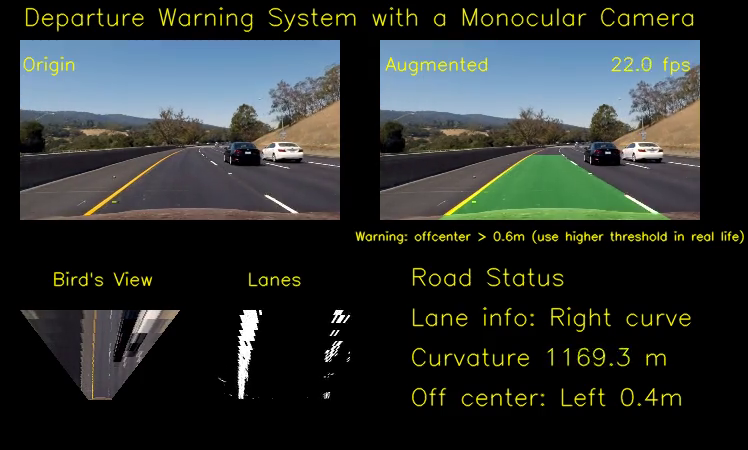
#> input picture frame 25 of AdvancedLaneFinding/examples/challenge_augmented.mp4, 748 x 450 px, given in place of project_video.mp4, which was not available
$ python AdvancedLaneFinding.py   (older library calls are emulated)
#> lines starting #> are read from the running program, lines starting #| are printed output that depends on the picture; pictures that were not available may be replaced by others from this repository, and a replacement may not be noted
### TryoutsToPutLaneDetectionOnCar/Lane.py
import numpy as np
import cv2
import matplotlib.pyplot as plt
from timeit import default_timer as timer
from Calibration import load_calibration
from copy import copy


class Lane():
    def __init__(self):
        # was the line detected in the last frame or not
        self.detected = False
        #x values for detected line pixels
        self.cur_fitx = None
        #y values for detected line pixels
        self.cur_fity = None
        # x values of the last N fits of the line
        self.prev_fitx = []
        #polynomial coefficients for the most recent fit
        self.current_poly = [np.array([False])]
        #best polynomial coefficients for the last iteration
        self.prev_poly = [np.array([False])]

    # [15 lines left out: functions average_pre_lanes, append_fitx, process, not called in this run]


left_lane = Lane()
right_lane = Lane()
frame_width = 1280
frame_height = 720

LANEWIDTH = 3.7  # highway lane width in US: 3.7 meters
input_scale = 4
output_frame_scale = 4
N = 4 # buffer previous N lines

# fullsize:1280x720
x = [194, 1117, 705, 575]
y = [719, 719, 461, 461]
X = [290, 990, 990, 290]
Y = [719, 719, 0, 0]

src = np.floor(np.float32([[x[0], y[0]], [x[1], y[1]],[x[2], y[2]], [x[3], y[3]]]) / input_scale)
dst = np.floor(np.float32([[X[0], Y[0]], [X[1], Y[1]],[X[2], Y[2]], [X[3], Y[3]]]) / input_scale)

M = cv2.getPerspectiveTransform(src, dst)
M_inv = cv2.getPerspectiveTransform(dst, src)

# Only for creating the final video visualization
X_b = [574, 706, 706, 574]
Y_b = [719, 719, 0, 0]
src_ = np.floor(np.float32([[x[0], y[0]], [x[1], y[1]],[x[2], y[2]], [x[3], y[3]]]) / (input_scale*2))
dst_ = np.floor(np.float32([[X_b[0], Y_b[0]], [X_b[1], Y_b[1]],[X_b[2], Y_b[2]], [X_b[3], Y_b[3]]]) / (input_scale*2))
M_b = cv2.getPerspectiveTransform(src_, dst_)
# Only for creating the final video visualization

# Threshold for color and gradient thresholding
s_thresh, sx_thresh, dir_thresh, m_thresh, r_thresh = (120, 255), (20, 100), (0.7, 1.3), (30, 100), (200, 255)

# load the calibration
calib_file = 'camera_cal/calibration_pickle.p'
mtx, dist = load_calibration(calib_file)
#> (reads AdvancedLaneFinding/camera_cal/calibration_pickle.p from the repository)


def abs_sobel_thresh(img, orient='x', sobel_kernel=3, thresh=(0, 255)):

    # Apply the following steps to img
    # 1) Convert to grayscale
    gray = cv2.cvtColor(img, cv2.COLOR_RGB2GRAY)

    # 2) Take the derivative in x or y given orient = 'x' or 'y'
    # 3) Take the absolute value of the derivative or gradient
    if orient == 'x':
        abs_sobel = np.absolute(cv2.Sobel(gray, cv2.CV_64F, 1, 0, ksize=sobel_kernel))
    if orient == 'y':
        abs_sobel = np.absolute(cv2.Sobel(gray, cv2.CV_64F, 0, 1, ksize=sobel_kernel))

    # 4) Scale to 8-bit (0 - 255) then convert to type = np.uint8
    scaled_sobel = np.uint8(255.*abs_sobel/np.max(abs_sobel))

    # 5) Create a mask of 1's where the scaled gradient magnitude
    # is > thresh_min and < thresh_max
    binary_output = np.zeros_like(scaled_sobel)
    binary_output[(scaled_sobel >= thresh[0]) & (scaled_sobel <= thresh[1])] = 1

    return binary_output


# [22 lines left out: function mag_thresh, not called in this run]


def dir_threshold(img, sobel_kernel=3, thresh=(0, np.pi/2)):
    """ threshold according to the direction of the gradient
    :param img:
    :param sobel_kernel:
    :param thresh:
    :return:
    """

    # Apply the following steps to img
    # 1) Convert to grayscale
    gray = cv2.cvtColor(img, cv2.COLOR_RGB2GRAY)

    # 2) Take the gradient in x and y separately
    sobelx = cv2.Sobel(gray, cv2.CV_64F, 1, 0, ksize=sobel_kernel)
    sobely = cv2.Sobel(gray, cv2.CV_64F, 0, 1, ksize=sobel_kernel)

    # 3) Take the absolute value of the x and y gradients
    # 4) Use np.arctan2(abs_sobely, abs_sobelx) to calculate the direction of the gradient
    absgraddir = np.arctan2(np.absolute(sobely), np.absolute(sobelx))

    # 5) Create a binary mask where direction thresholds are met
    binary_output =  np.zeros_like(absgraddir)
    binary_output[(absgraddir >= thresh[0]) & (absgraddir <= thresh[1])] = 1

    return binary_output


# [12 lines left out: function gradient_pipeline, not called in this run]


def threshold_col_channel(channel, thresh):

    binary = np.zeros_like(channel)
    binary[(channel >= thresh[0]) & (channel <= thresh[1])] = 1

    return binary


def find_edges(img, s_thresh=s_thresh, sx_thresh=sx_thresh, dir_thresh=dir_thresh):

    img = np.copy(img)
    # Convert to HSV color space and threshold the s channel
    hls = cv2.cvtColor(img, cv2.COLOR_BGR2HLS).astype(np.float)
    s_channel = hls[:,:,2]
    s_binary = threshold_col_channel(s_channel, thresh=s_thresh)

    # Sobel x
    sxbinary = abs_sobel_thresh(img, orient='x', sobel_kernel=3, thresh=sx_thresh)
    # mag_binary = mag_thresh(img, sobel_kernel=3, thresh=m_thresh)
    # # gradient direction
    dir_binary = dir_threshold(img, sobel_kernel=3, thresh=dir_thresh)
    #
    # # output mask
    combined_binary = np.zeros_like(s_channel)
    combined_binary[(( (sxbinary == 1) & (dir_binary==1) ) | ( (s_binary == 1) & (dir_binary==1) ))] = 1

    # add more weights for the s channel
    c_bi = np.zeros_like(s_channel)
    c_bi[( (sxbinary == 1) & (s_binary==1) )] = 2

    ave_binary = (combined_binary + c_bi)

    return ave_binary


def warper(img, M):

    # Compute and apply perspective transform
    img_size = (img.shape[1], img.shape[0])
    warped = cv2.warpPerspective(img, M, img_size, flags=cv2.INTER_NEAREST)  # keep same size as input image

    return warped


## fit the lane line
def full_search(binary_warped, visualization=False):

    histogram = np.sum(binary_warped[int(binary_warped.shape[0]/2):,:], axis=0)
    # Create an output image to draw on and  visualize the result
    out_img = np.dstack((binary_warped, binary_warped, binary_warped))*255
    out_img = out_img.astype('uint8')

    # Find the peak of the left and right halves of the histogram
    # These will be the starting point for the left and right lines
    midpoint = np.int(histogram.shape[0]/2)
    leftx_base = np.argmax(histogram[:midpoint])
    rightx_base = np.argmax(histogram[midpoint:]) + midpoint

    # Choose the number of sliding windows
    nwindows = 9
    # Set height of windows
    window_height = np.int(binary_warped.shape[0]/nwindows)
    # Identify the x and y positions of all nonzero pixels in the image
    nonzero = binary_warped.nonzero()
    nonzeroy = np.array(nonzero[0])
    nonzerox = np.array(nonzero[1])
    # Current positions to be updated for each window
    leftx_current = leftx_base
    rightx_current = rightx_base
    # Set the width of the windows +/- margin
    margin = np.floor(100/input_scale)
    # Set minimum number of pixels found to recenter window
    minpix = np.floor(50/input_scale)
    # Create empty lists to receive left and right lane pixel indices
    left_lane_inds = []
    right_lane_inds = []

    # Step through the windows one by one
    for window in range(nwindows):
        # Identify window boundaries in x and y (and right and left)
        win_y_low = binary_warped.shape[0] - (window+1)*window_height
        win_y_high = binary_warped.shape[0] - window*window_height
        win_xleft_low = leftx_current - margin
        win_xleft_high = leftx_current + margin
        win_xright_low = rightx_current - margin
        win_xright_high = rightx_current + margin
        # Draw the windows on the visualization image
        if visualization:
            cv2.rectangle(out_img,(int(win_xleft_low),int(win_y_low)),(int(win_xleft_high),int(win_y_high)),(0,255,0), 2)
            cv2.rectangle(out_img,(int(win_xright_low),int(win_y_low)),(int(win_xright_high),int(win_y_high)),(0,255,0), 2)

        # Identify the nonzero pixels in x and y within the window
        good_left_inds = ((nonzeroy >= win_y_low) & (nonzeroy < win_y_high) & (nonzerox >= win_xleft_low) & (nonzerox < win_xleft_high)).nonzero()[0]
        good_right_inds = ((nonzeroy >= win_y_low) & (nonzeroy < win_y_high) & (nonzerox >= win_xright_low) & (nonzerox < win_xright_high)).nonzero()[0]
        # Append these indices to the lists
        left_lane_inds.append(good_left_inds)
        right_lane_inds.append(good_right_inds)
        # If you found > minpix pixels, recenter next window on their mean position
        if len(good_left_inds) > minpix:
            leftx_current = np.int(np.mean(nonzerox[good_left_inds]))
        if len(good_right_inds) > minpix:
            rightx_current = np.int(np.mean(nonzerox[good_right_inds]))

    # Concatenate the arrays of indices
    left_lane_inds = np.concatenate(left_lane_inds)
    right_lane_inds = np.concatenate(right_lane_inds)

    # Extract left and right line pixel positions
    leftx = nonzerox[left_lane_inds]
    lefty = nonzeroy[left_lane_inds]
    rightx = nonzerox[right_lane_inds]
    righty = nonzeroy[right_lane_inds]

    # Fit a second order polynomial to each
    left_fit = np.polyfit(lefty, leftx, 2)
    right_fit = np.polyfit(righty, rightx, 2)
    # Visualization

    # Generate x and y values for plotting
    if visualization:
        ploty = np.linspace(0, binary_warped.shape[0]-1, binary_warped.shape[0] )
        left_fitx = left_fit[0]*ploty**2 + left_fit[1]*ploty + left_fit[2]
        right_fitx = right_fit[0]*ploty**2 + right_fit[1]*ploty + right_fit[2]

        out_img[nonzeroy[left_lane_inds], nonzerox[left_lane_inds]] = [255, 0, 0]
        out_img[nonzeroy[right_lane_inds], nonzerox[right_lane_inds]] = [0, 0, 255]
        # plt.subplot(1,2,1)
        plt.imshow(out_img)
        # plt.imshow(binary_warped)
        plt.plot(left_fitx, ploty, color='yellow')
        plt.plot(right_fitx, ploty, color='yellow')
        plt.xlim((0, frame_width / input_scale))
        plt.ylim((frame_height / input_scale, 0))
        plt.show()

    return left_fit, right_fit


# [226 lines left out: functions window_search, measure_lane_curvature, off_center, compute_car_offcenter, create_output_frame, tracker, not called in this run]


def detector(binary_sub, ploty, visualization=False):

    left_fit, right_fit = full_search(binary_sub, visualization=visualization)

    left_fitx = left_fit[0] * ploty**2 + left_fit[1] * ploty + left_fit[2]
    right_fitx = right_fit[0] * ploty**2 + right_fit[1] * ploty + right_fit[2]
    std_value = np.std(right_fitx - left_fitx)
    if std_value < (85 /input_scale):
        left_lane.current_poly = left_fit
        right_lane.current_poly = right_fit
        left_lane.cur_fitx = left_fitx
        right_lane.cur_fitx = right_fitx
        left_lane.detected = True
        right_lane.detected = True
    else:
        left_lane.current_poly = left_lane.prev_poly
        right_lane.current_poly = right_lane.prev_poly
        if len(left_lane.prev_fitx) > 0:
            left_lane.cur_fitx = left_lane.prev_fitx[-1]
            right_lane.cur_fitx = right_lane.prev_fitx[-1]
        else:
            left_lane.cur_fitx = left_fitx
            right_lane.cur_fitx = right_fitx
        left_lane.detected = False
        right_lane.detected = False


# [41 lines left out: function process_frame, not called in this run]

def process_frame_get_angle(img, current_angle, visualization=False):

    start = timer()
    # resize the input image according to scale
    img_undist_ = cv2.undistort(img, mtx, dist, None, mtx)
    img_undist = cv2.resize(img_undist_, (0,0), fx=1/input_scale, fy=1/input_scale)

    # find the binary image of lane/edges
    img_binary = find_edges(img_undist)

    # warp the image to bird view
    binary_warped = warper(img_binary, M)  # get binary image contains edges

    # crop the binary image
    binary_sub = np.zeros_like(binary_warped)
    binary_sub[:, int(150/input_scale):int(-80/input_scale)]  = binary_warped[:, int(150/input_scale):int(-80/input_scale)]

    # start detector or tracker to find the lanes
    ploty = np.linspace(0, binary_warped.shape[0]-1, binary_warped.shape[0])
    if left_lane.detected:  # start tracker
        tracker(binary_sub, ploty, visualization)
    else:  # start detector
        detector(binary_sub, ploty, visualization)

    # average among the previous N frames to get the averaged lanes
    left_lane.process(ploty)
    right_lane.process(ploty)

    # measure the lane curvature
    curvature, curve_direction = measure_lane_curvature(ploty, left_lane.mean_fitx, right_lane.mean_fitx)

    # compute the car's off-center in meters
    offcenter, pts = compute_car_offcenter(ploty, left_lane.mean_fitx, right_lane.mean_fitx, img_undist)

    # compute the processing frame rate
    end = timer()
    fps = 1.0 / (end - start)

    # combine all images into final video output (only for visualization purpose)
    #output = create_output_frame(offcenter, pts, img_undist_, fps, curvature, curve_direction, binary_sub)
    #return output

    new_angle = 0.0
    if (offcenter > 0):
        new_angle = (current_angle + offcenter * 50) / 2
    else:
        new_angle = (current_angle - offcenter * 50) / 2

    return new_angle

### TryoutsToPutLaneDetectionOnCar/Calibration.py
import numpy as np
import cv2
import glob
import pickle
import matplotlib.pyplot as plt
from os import path


# [52 lines left out: function calibrate_camera, not called in this run]


def load_calibration(calib_file):
    """
    :param calib_file:
    :return: mtx and dist
    """
    with open(calib_file, 'rb') as file:
        # print('load calibration data')
        data= pickle.load(file)
        mtx = data['mtx']       # calibration matrix
        dist = data['dist']     # distortion coefficients

    return mtx, dist


# [27 lines left out: function undistort_image, not called in this run]


# [7 lines that do not run on import are left out]

### TryoutsToPutLaneDetectionOnCar/AdvancedLaneFinding.py
from Lane import *
from moviepy.editor import VideoFileClip


# [14 lines of commented-out code are left out]

if __name__ == "__main__":

    angle = 0.0

    videoPath = "examples/project_video.mp4"
    capture = cv2.VideoCapture(videoPath)
    while (capture.isOpened()):
        _, frame = capture.read()
#> frame is the input picture: shape (450, 748, 3); mean B, G, R 45.5, 47.2, 42.5
        if frame is None:
            break
        angle = process_frame_get_angle(frame, angle)
#> in find_edges, `hls = cv2.cvtColor(img, cv2.COLOR_BGR2HLS).astype(np.float)`:
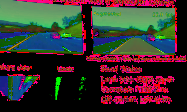
#> hls: shape (112, 187, 3) float64; mean of channels 0, 1, 2 46.9, 49.8, 58.4; drawn as B, G, R
#> in find_edges, `s_channel = hls[:,:,2]`:
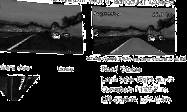
#> s_channel: shape (112, 187) float64; min 0, max 255, mean 58.4
#> in find_edges, `s_binary = threshold_col_channel(s_channel, thresh=s_thresh)`:
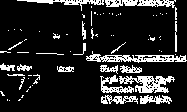
#> s_binary: shape (112, 187) float64; values 0 (black) and 1 (white), 15% white in thin lines or dots
#> in abs_sobel_thresh, `gray = cv2.cvtColor(img, cv2.COLOR_RGB2GRAY)`:
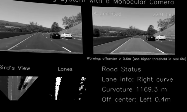
#> gray: shape (112, 187); min 0, max 255, mean 51.3
#> in find_edges, `sxbinary = abs_sobel_thresh(img, orient='x', sobel_kernel=3, thresh=sx..`: sxbinary: shape (112, 187); values 0 (black) and 1 (white), 12.7% white in thin lines or dots
#> in dir_threshold, `sobely = cv2.Sobel(gray, cv2.CV_64F, 0, 1, ksize=sobel_kernel)`:
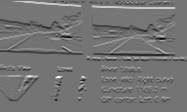
#> sobely: shape (112, 187) float64; min -845, max 1003, mean -2.6; drawn with min black and max white
#> in dir_threshold, `absgraddir = np.arctan2(np.absolute(sobely), np.absolute(sobelx))`:
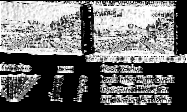
#> absgraddir: shape (112, 187) float64; min 0, max 1.57, mean 0.689; drawn with min black and max white
#> in find_edges, `dir_binary = dir_threshold(img, sobel_kernel=3, thresh=dir_thresh)`: dir_binary: shape (112, 187) float64; values 0 (black) and 1 (white), 22.7% white in thin lines or dots
#> in process_frame_get_angle, `img_binary = find_edges(img_undist)`:
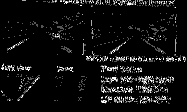
#> img_binary: shape (112, 187) float64; min 0, max 3, mean 0.194; drawn with min black and max white
#> in warper, `warped = cv2.warpPerspective(img, M, img_size, flags=cv2.INTER_NEAREST)`: warped: shape (112, 187) float64; every value is 0
#> in full_search, `histogram = np.sum(binary_warped[int(binary_warped.shape[0]/2):,:], ax..`: histogram = 187 values from 0 to 0
#> in full_search, `out_img = np.dstack((binary_warped, binary_warped, binary_warped))*255`: out_img: shape (112, 187, 3) float64; every value is 0
#> in full_search, `out_img = out_img.astype('uint8')`: out_img: shape (112, 187, 3); every value is 0
#> in full_search, `leftx_base = np.argmax(histogram[:midpoint])`: leftx_base = 0
#> in full_search, `rightx_base = np.argmax(histogram[midpoint:]) + midpoint`: rightx_base = 93
#> in full_search, `nonzero = binary_warped.nonzero()`: nonzero = (empty array, empty array)
#> in full_search, `nonzeroy = np.array(nonzero[0])`: nonzeroy = empty array
#> in full_search, `leftx_current = leftx_base`: leftx_current = 0
#> in full_search, `rightx_current = rightx_base`: rightx_current = 93
#> after the loop in full_search, `for window in range(nwindows):`: left_lane_inds = [empty array, empty array, empty array, empty array, empty array, empty array, empty array, empty array, empty array]; right_lane_inds has the same summary as left_lane_inds
#> in full_search, `left_lane_inds = np.concatenate(left_lane_inds)`: left_lane_inds = empty array
#> (the run stopped early here; a loop or call above may not have finished)
